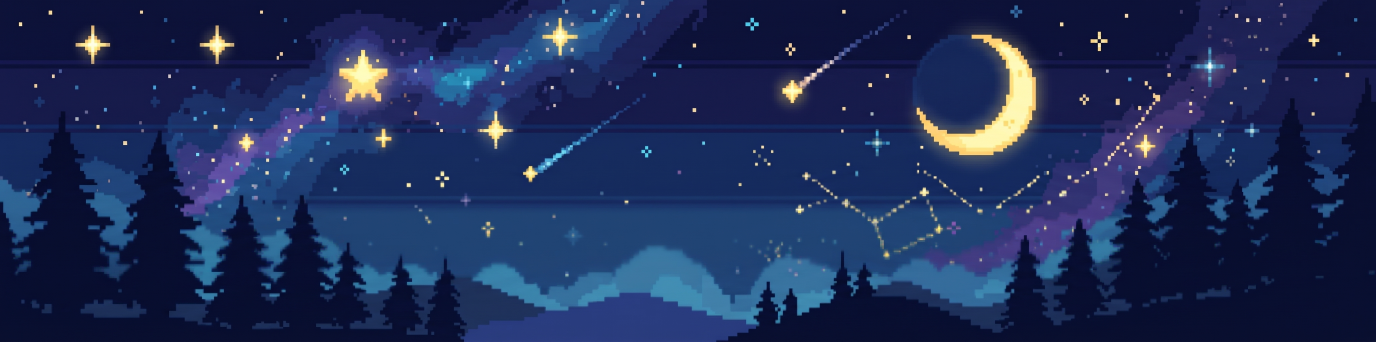
#> input picture assets/banners/starry_night.jpg, 4128 x 1024 px (shown at 1/3 size)
$ python -i items_banner.py   (imports and definitions only)
#> lines starting #> are read from the running program, lines starting #| are printed output that depends on the picture
#> further down, picture is the input picture: PIL image 4128x1024 RGB; mean R, G, B 30.4, 45.5, 88.5
"""Pillow-based banner rendering for the /items shopping list command.

Self-contained module: builds 880x180 RGBA banner images from the artwork
in assets/banners/, with a blocky 8-bit style title overlaid (nearest-neighbor
upscaled bold text). No bot imports.

Templates: the four artwork themes below ship in the repo. Custom URLs are
handled via render_custom_banner().
"""

import math
from io import BytesIO
from pathlib import Path

from PIL import Image, ImageDraw, ImageFont

W, H = 880, 180
RADIUS = 24
ASSETS_DIR = Path(__file__).resolve().parent.parent / 'assets' / 'banners'

FONT_CHAIN = [
    'C:/Windows/Fonts/arialbd.ttf',
    '/usr/share/fonts/truetype/freefont/FreeSansBold.ttf',
    '/usr/share/fonts/truetype/dejavu/DejaVuSans-Bold.ttf',
]

PIXEL_FONT = ASSETS_DIR.parent / 'fonts' / 'PressStart2P.ttf'


# [15 lines left out: functions pixel_font, font, not called in this run]


def _cover_crop(img):
    """Resize-cover an image and center-crop it to exactly W x H."""
    img = img.convert('RGBA')
    w, h = img.size
#> w = 4128; h = 1024
    scale = max(W / w, H / h)
#> scale = 0.213
    nw, nh = math.ceil(w * scale), math.ceil(h * scale)
#> nw = 880; nh = 219
    img = img.resize((nw, nh), Image.LANCZOS)
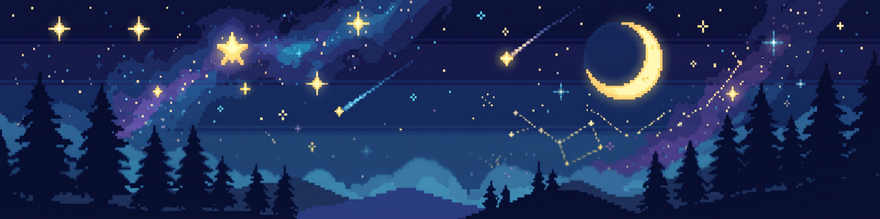
#> img: PIL image 880x219 RGBA; mean R, G, B, A 30.4, 45.5, 88.5, 255
    left = (nw - W) // 2
#> left = 0
    top = (nh - H) // 2
#> top = 19
    return img.crop((left, top, left + W, top + H))
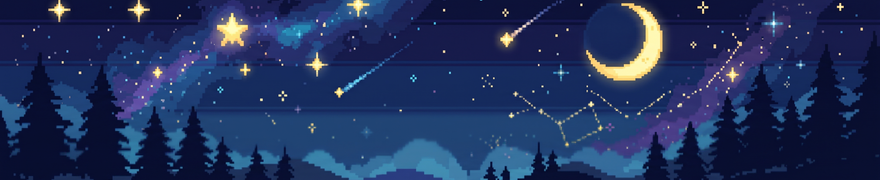
#> returned value: PIL image 880x180 RGBA; mean R, G, B, A 33.1, 49.6, 93, 255


# [37 lines left out: functions _apply_rounded, _inner_border, _pixel_title, not called in this run]


ART_THEMES = {
    'starry_night': {'file': 'starry_night.jpg', 'fill': (255, 241, 196, 255),
                     'outline': (22, 20, 54, 255), 'label': 'Starry Night'},
    'cozy_cafe': {'file': 'cozy_cafe.jpg', 'fill': (255, 240, 210, 255),
                  'outline': (84, 46, 22, 255), 'label': 'Cozy Cafe'},
    'pastel_cats': {'file': 'pastel_cats.jpg', 'fill': (255, 255, 255, 255),
                    'outline': (80, 46, 80, 255), 'label': 'Pastel Cats'},
    'dog_park': {'file': 'dog_park.jpg', 'fill': (255, 255, 255, 255),
                 'outline': (44, 32, 12, 255), 'label': 'Dog Park', 'title_dy': 34},
}

THEME_LABELS = {key: cfg['label'] for key, cfg in ART_THEMES.items()}
DEFAULT_THEME = 'starry_night'


# [24 lines left out: functions render_banner, render_custom_banner, not called in this run]

>>> from PIL import Image
>>> picture = Image.open('../assets/banners/starry_night.jpg')
>>> result = _cover_crop(picture)
